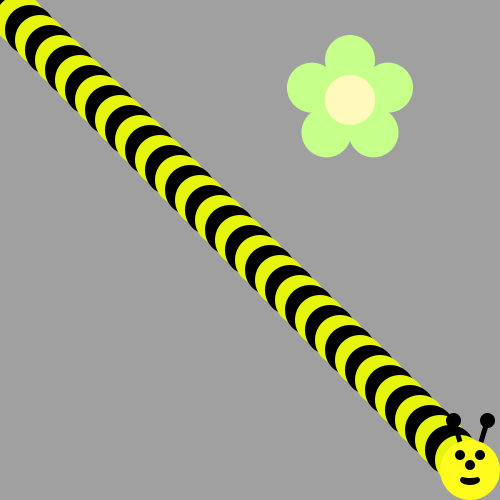
Frame 1 (no input)
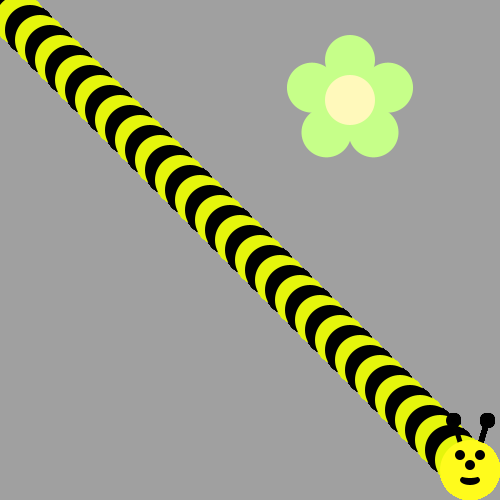
Frame 60 (the mouse pressed at the canvas centre just before this capture)
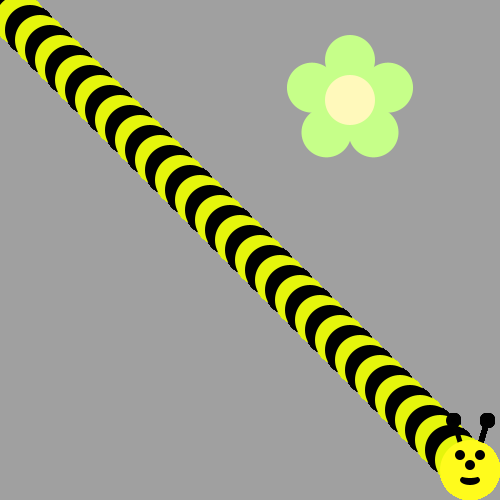
Frame 120 (the mouse held since frame 60 and released just before this capture)

The Processing sketch that drew these frames (run headless with seeded random() and noise(); from frame 60 on, the mouse is pressed at the canvas centre):

// Processing sketch: bumble_bee
// ── bumble_bee.pde

void setup() {
     ellipseMode(CENTER);
     size(500, 500);
     background(160, 160, 160);
     drawFlower(350, 100);
}

void draw() {
  
// First run the program and you should see a flower.  
  
  
/* Then, use a loop to make a body for the Bee! 
(see the image on the recipe, it's a diagonal line of circles)
Use modulo to make the colors alternate between yellow and black
*/
int x = 0;
int y = 0;
 for (int count = 48; count > 0; count--) {
    if ((count % 2) != 0) {
     fill(#000000);
     ellipse(x, y, 50, 50);
    } else if ((count % 2) == 0) {
     fill(#E5F50C);
     ellipse(x, y, 50, 50);
   }
   x+=10;
   y+=10;
 }


/*
Now put his head on using drawBeeFace(x,y)
*/
drawBeeFace(470, 470);
}

/**************   Use these methods but  DON'T CHANGE THE CODE BELOW  **************/

void drawFlower(int x, int y) {
     noStroke();
     translate(x, y);
     // draw 5 petals, rotating after each one
     fill(#c6ff89);      // green
      for (int i = 0; i < 5; i++) {
           ellipse(0, -40, 50, 50);
          rotate(radians(72));
     }
     fill(#fff9bb); // light yellow
     ellipse(0, 0, 50, 50);
} 
void drawBeeFace(int BeeFaceX, int BeeFaceY) {
     noStroke();
     fill(0, 0, 0);
     stroke(1);
     strokeWeight(5);
     line(BeeFaceX-10, BeeFaceY-27, BeeFaceX-17, BeeFaceY-50);
     line(BeeFaceX+10, BeeFaceY-27, BeeFaceX+17, BeeFaceY-50);
     ellipse(BeeFaceX-17, BeeFaceY-50, 10, 10);
     ellipse(BeeFaceX+17, BeeFaceY-50, 10, 10);
     noStroke();
     fill(255, 251, 28);
     ellipse(BeeFaceX, BeeFaceY, 60, 60); // face
     fill(255, 237, 209);
     fill(0,0,0);
      ellipse(BeeFaceX-10, BeeFaceY-15, 10, 10); // eyes
     ellipse(BeeFaceX+10, BeeFaceY-15, 10, 10);
      ellipse(BeeFaceX, BeeFaceY-5, 10, 10); // nose
      ellipse(BeeFaceX, BeeFaceY+10, 20, 10);// mouth
     fill(255, 251, 28);
     ellipse(BeeFaceX, BeeFaceY+5, 20, 6);
}
